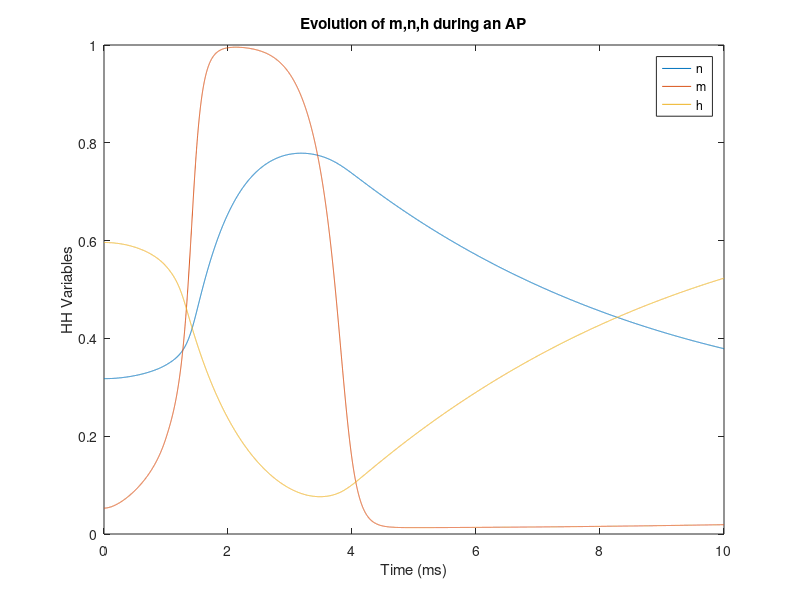
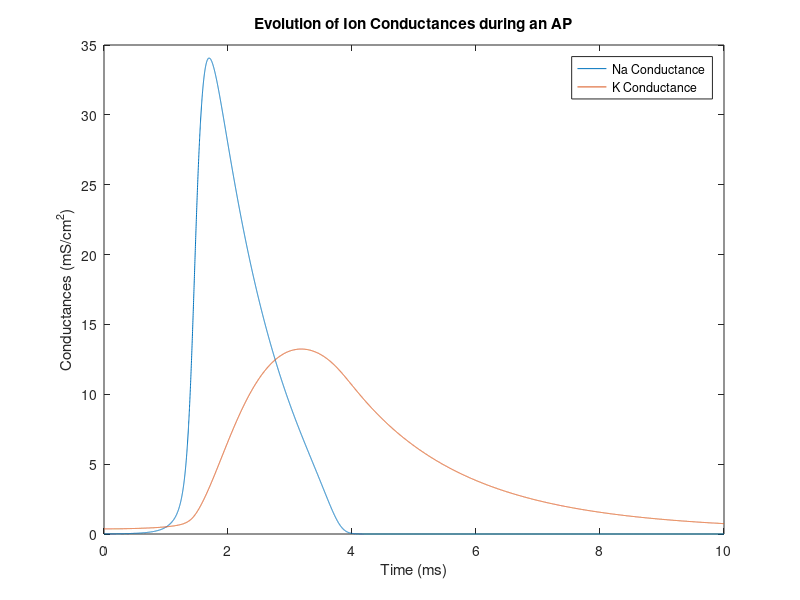
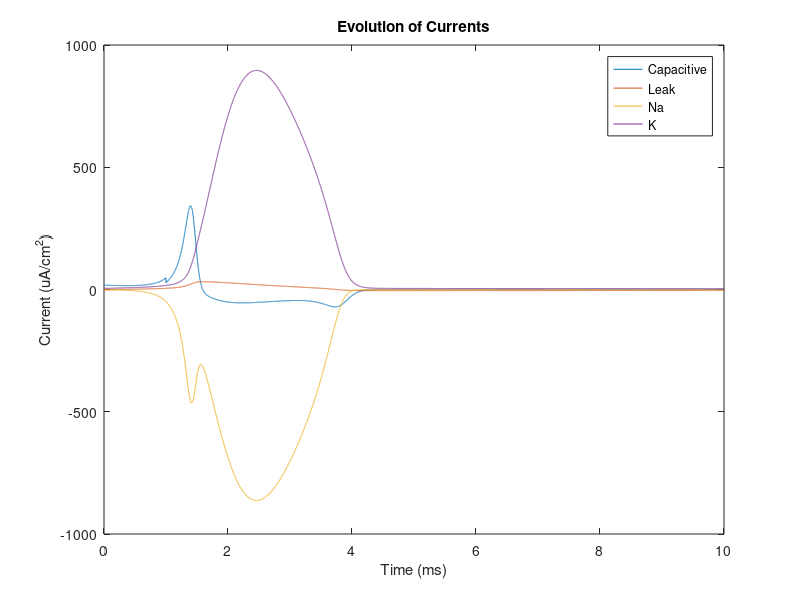
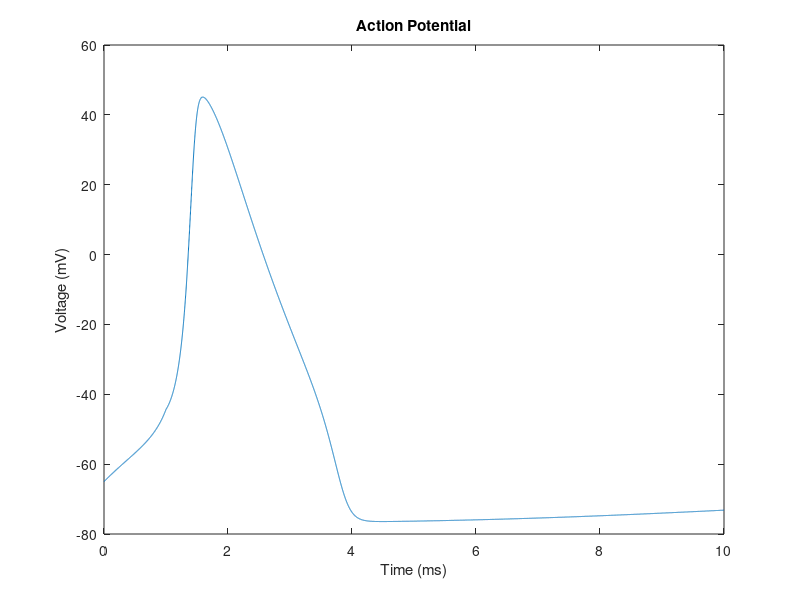

Here is the MATLAB script that generated these plots, in order: (Note: this script raises an error after producing the figures.)
%BNChomework1
%% Problem1

%Define Constants
gK = 36;
gNa = 120;
LrV = -61;
KrV = -77;
NarV = 55;
gL = 0.3;
C = 1;

%Set Initial V
V = -65;

%For a given V calculate alphas and betas
alphaN = (0.01*(-65-V+10))/((exp((-65-V+10)/10))-1);
betaN = 0.125*exp((-65-V)/80);
alphaM = 0.1*(-65-V+25)/((exp((-65-V+25)/10))-1);
betaM = 4*exp((-65-V)/18);
alphaH = 0.07*exp((-65-V)/20);
betaH = 1/((exp(((-65-V)+30)/10))+1);

%Set other Initial Conditions
n = alphaN/(alphaN+betaN);
m = alphaM/(alphaM+betaM);
h = alphaH/(alphaH+betaH);

%Set iterations
nvec = zeros(10000,1);
mvec = zeros(10000,1);
hvec = zeros(10000,1);
Vvec = zeros(10000,1);
Ivec = zeros(10000,1);
aNvec = zeros(10000,1);
bNvec = zeros(10000,1);
aMvec = zeros(10000,1);
bMvec = zeros(10000,1);
aHvec = zeros(10000,1);
bHvec = zeros(10000,1);

I_cap = zeros(10000,1);
I_K = zeros(10000,1);
I_Na = zeros(10000,1);
I_leak = zeros(10000,1);

nvec(1) = n;
mvec(1) = m;
hvec(1) = h;
Vvec(1) = V;
Ivec(1:1000) = 20; %Set injective current on for 1ms
aNvec(1) = alphaN;
bNvec(1) = betaN;
aMvec(1) = alphaM;
bMvec(1) = betaM;
aHvec(1) = alphaH;
bHvec(1) = betaH;

for i = 2:10000
    Vvec(i) = Vvec(i-1) + 0.001*((Ivec(i-1) - (gK*(nvec(i-1)^4)*((Vvec(i-1))-KrV)) - (gNa*(mvec(i-1)^3)*hvec(i-1)*((Vvec(i-1))-NarV)) - (gL*((Vvec(i-1))-LrV)))/C);
    I_cap(i-1) = (Vvec(i)-Vvec(i-1))*C/0.001;
    I_K(i-1) = (gK*(nvec(i-1)^4)*((Vvec(i-1))-KrV));
    I_Na(i-1) = (gNa*(mvec(i-1)^3)*hvec(i-1)*((Vvec(i-1))-NarV));
    I_leak(i-1) = (gL*((Vvec(i-1))-LrV))/C;
    
    %Now I need to update my rate constants. 
    aNvec(i) = (0.01*((-65-Vvec(i))+10))/((exp(((-65-Vvec(i))+10)/10))-1);
    bNvec(i) = 0.125*exp((-65-Vvec(i))/80);
    aMvec(i) = 0.1*((-65-Vvec(i)+25)/((exp((-65-Vvec(i)+25)/10))-1));
    bMvec(i) = 4*exp((-65-Vvec(i))/18);
    aHvec(i) = 0.07*exp((-65-Vvec(i))/20);
    bHvec(i) = 1/((exp(((-65-Vvec(i))+30)/10))+1);
    
    %Calculate new activation values
    nvec(i) = nvec(i-1) + 0.001*((aNvec(i)*(1-nvec(i-1)))-(bNvec(i)*nvec(i-1)));
    mvec(i) = mvec(i-1) + 0.001*((aMvec(i)*(1-mvec(i-1)))-(bMvec(i)*mvec(i-1)));
    hvec(i) = hvec(i-1) + 0.001*((aHvec(i)*(1-hvec(i-1)))-(bHvec(i)*hvec(i-1)));
        
end

%Part(i)
t = linspace(0,10,10000);
figure;
plot(t,nvec,t,mvec,t,hvec)
legend({'n','m','h'})
title('Evolution of m,n,h during an AP')
xlabel('Time (ms)')
ylabel('HH Variables')

%part(ii)
Cond_K = gK*nvec.^4;
Cond_Na = gNa*hvec.*mvec.^3;
figure;
plot(t, Cond_Na, t, Cond_K)
legend({'Na Conductance','K Conductance'})
xlabel('Time (ms)')
ylabel('Conductances (mS/cm^2)')
title('Evolution of Ion Conductances during an AP')

%part(iii)
figure;
plot(t, I_cap, t, I_leak, t, I_Na, t, I_K)
title('Evolution of Currents')
legend({'Capacitive', 'Leak', 'Na', 'K'})
xlabel('Time (ms)')
ylabel('Current (uA/cm^2)')

%part(iv)
figure;
plot(t, Vvec)
title('Action Potential')
xlabel('Time (ms)')
ylabel('Voltage (mV)')



%% Q1 Part (v)

%Aim here is to fit aNvec with a quadratic equation, and replace it in the
%above code to check model

%Note, fitting over [-100,0] was key. This didn't work over [-100,100] and
%when Vset was -65-Vset
Vset = linspace(-100, 0, 100);
aNset = (0.01*(Vset+10))./((exp((Vset+10)/10))-1);
coeff = polyfit(Vset, aNset, 2);
aNquad = coeff(1)*Vset.^2 + coeff(2)*Vset + coeff(3);

%Compare Fit
figure;
plot(Vset, aNset, Vset, aNquad)
legend({'Exp Fit', 'Quad Fit'})
title('Comparison of Exponential vs Quadratic Fit')
xlabel('V (mV)')
ylabel('aN Values')

%Redo HH model with new equation
%Define Constants
gK = 36;
gNa = 120;
LrV = -61;
KrV = -77;
NarV = 55;
gL = 0.3;
C = 1;

%Set Initial V
V = -65;

%For a given V calculate alphas and betas
alphaN = coeff(1)*(-65-V)^2 + coeff(2)*(-65-V) + coeff(3);
%Silencing old exponential intiation
%alphaN = (0.01*(-65-V+10))/((exp((-65-V+10)/10))-1);
betaN = 0.125*exp((-65-V)/80);
alphaM = 0.1*(-65-V+25)/((exp((-65-V+25)/10))-1);
betaM = 4*exp((-65-V)/18);
alphaH = 0.07*exp((-65-V)/20);
betaH = 1/((exp(((-65-V)+30)/10))+1);

%Set other Initial Conditions
n = alphaN/(alphaN+betaN);
m = alphaM/(alphaM+betaM);
h = alphaH/(alphaH+betaH);

%Set iterations
nvec = zeros(10000,1);
mvec = zeros(10000,1);
hvec = zeros(10000,1);
Vvec = zeros(10000,1);
Ivec = zeros(10000,1);
aNvec = zeros(10000,1);
bNvec = zeros(10000,1);
aMvec = zeros(10000,1);
bMvec = zeros(10000,1);
aHvec = zeros(10000,1);
bHvec = zeros(10000,1);

I_cap = zeros(10000,1);
I_K = zeros(10000,1);
I_Na = zeros(10000,1);
I_leak = zeros(10000,1);

nvec(1) = n;
mvec(1) = m;
hvec(1) = h;
Vvec(1) = V;
Ivec(1:1000) = 20; %Set injective current on for 1ms
aNvec(1) = alphaN;
bNvec(1) = betaN;
aMvec(1) = alphaM;
bMvec(1) = betaM;
aHvec(1) = alphaH;
bHvec(1) = betaH;

for i = 2:10000
    Vvec(i) = Vvec(i-1) + 0.001*((Ivec(i-1) - (gK*(nvec(i-1)^4)*((Vvec(i-1))-KrV)) - (gNa*(mvec(i-1)^3)*hvec(i-1)*((Vvec(i-1))-NarV)) - (gL*((Vvec(i-1))-LrV)))/C);
    I_cap(i-1) = (Vvec(i)-Vvec(i-1))*C/0.001;
    I_K(i-1) = (gK*(nvec(i-1)^4)*((Vvec(i-1))-KrV));
    I_Na(i-1) = (gNa*(mvec(i-1)^3)*hvec(i-1)*((Vvec(i-1))-NarV));
    I_leak(i-1) = (gL*((Vvec(i-1))-LrV))/C;
    
    %Now I need to update my rate constants. 
    aNvec(i) = coeff(1)*(-65-Vvec(i))^2 + coeff(2)*(-65-Vvec(i)) + coeff(3);
    %Silencing old exponential fit
    %aNvec(i) = (0.01*((-65-Vvec(i))+10))/((exp(((-65-Vvec(i))+10)/10))-1);
    bNvec(i) = 0.125*exp((-65-Vvec(i))/80);
    aMvec(i) = 0.1*((-65-Vvec(i)+25)/((exp((-65-Vvec(i)+25)/10))-1));
    bMvec(i) = 4*exp((-65-Vvec(i))/18);
    aHvec(i) = 0.07*exp((-65-Vvec(i))/20);
    bHvec(i) = 1/((exp(((-65-Vvec(i))+30)/10))+1);
    
    %Calculate new activation values
    nvec(i) = nvec(i-1) + 0.001*((aNvec(i)*(1-nvec(i-1)))-(bNvec(i)*nvec(i-1)));
    mvec(i) = mvec(i-1) + 0.001*((aMvec(i)*(1-mvec(i-1)))-(bMvec(i)*mvec(i-1)));
    hvec(i) = hvec(i-1) + 0.001*((aHvec(i)*(1-hvec(i-1)))-(bHvec(i)*hvec(i-1)));
        
end

%Part(i)
t = linspace(0,10,10000);
figure;
plot(t,nvec,t,mvec,t,hvec)
legend({'n','m','h'})
title('Evolution of m,n,h during an AP')
xlabel('Time (ms)')
ylabel('HH Variables')

%part(ii)
Cond_K = gK*nvec.^4;
Cond_Na = gNa*hvec.*mvec.^3;
figure;
plot(t, Cond_Na, t, Cond_K)
legend({'Na Conductance','K Conductance'})
xlabel('Time (ms)')
ylabel('Conductances (mS/cm^2)')
title('Evolution of Ion Conductances during an AP')

%part(iii)
figure;
plot(t, I_cap, t, I_leak, t, I_Na, t, I_K)
title('Evolution of Currents')
legend({'Capacitive', 'Leak', 'Na', 'K'})
xlabel('Time (ms)')
ylabel('Current (uA/cm^2)')

%part(iv)
figure;
plot(t, Vvec)
title('Action Potential')
xlabel('Time (ms)')
ylabel('Voltage (mV)')

%% Problem1b

%Aim here is to implement the reduced HH model, which will involve fewer
%DEs

%Define Constants
gK = 36;
gNa = 120;
LrV = -61;
KrV = -77;
NarV = 55;
gL = 0.3;
C = 1;

%Set Initial V
V = -65;

%%For a given V calculate alphas and betas
alphaN = (0.01*(-65-V+10))/((exp((-65-V+10)/10))-1);
betaN = 0.125*exp((-65-V)/80);
alphaM = 0.1*(-65-V+25)/((exp((-65-V+25)/10))-1);
betaM = 4*exp((-65-V)/18);

%Set other Initial Conditions
n = alphaN/(alphaN+betaN);
m = alphaM/(alphaM+betaM);

%Set iterations
nvec = zeros(10000,1);
mvec = zeros(10000,1);
Vvec = zeros(10000,1);
Ivec = zeros(10000,1);
aNvec = zeros(10000,1);
bNvec = zeros(10000,1);
aMvec = zeros(10000,1);
bMvec = zeros(10000,1);

I_cap = zeros(10000,1);
I_K = zeros(10000,1);
I_Na = zeros(10000,1);
I_leak = zeros(10000,1);

nvec(1) = n;
mvec(1) = m;
Vvec(1) = V;
Ivec(1:1000) = 20; %Set injective current on for 1ms
aNvec(1) = alphaN;
bNvec(1) = betaN;
aMvec(1) = alphaM;
bMvec(1) = betaM;

for i = 2:10000
    Vvec(i) = Vvec(i-1) + 0.001*((Ivec(i-1) - (gK*(nvec(i-1)^4)*((Vvec(i-1))-KrV)) - (gNa*(mvec(i-1)^3)*(0.89-(1.1*nvec(i-1)))*((Vvec(i-1))-NarV)) - (gL*((Vvec(i-1))-LrV)))/C);
    I_cap(i-1) = (Vvec(i)-Vvec(i-1))*C/0.001;
    I_K(i-1) = (gK*(nvec(i-1)^4)*((Vvec(i-1))-KrV));
    I_Na(i-1) = (gNa*(mvec(i-1)^3)*(0.89-(1.1*nvec(i-1)))*((Vvec(i-1))-NarV));
    I_leak(i-1) = (gL*((Vvec(i-1))-LrV))/C;
    
    %Now I need to update my rate constants. 
    aNvec(i) = (0.01*((-65-Vvec(i))+10))/((exp(((-65-Vvec(i))+10)/10))-1);
    bNvec(i) = 0.125*exp((-65-Vvec(i))/80);
    aMvec(i) = 0.1*((-65-Vvec(i)+25)/((exp((-65-Vvec(i)+25)/10))-1));
    bMvec(i) = 4*exp((-65-Vvec(i))/18);
    
    %Calculate new activation values
    nvec(i) = nvec(i-1) + 0.001*((aNvec(i)*(1-nvec(i-1)))-(bNvec(i)*nvec(i-1)));
    mvec(i) = aMvec(i)/(aMvec(i)+bMvec(i));    
end

t = linspace(0,10,10000);
figure;
plot(t,nvec,t,mvec)
legend({'n','m'})
title('Evolution of m,n during an AP')
xlabel('Time (ms)')
ylabel('HH Variables')

Cond_K = gK*nvec.^4;
Cond_Na = gNa*(0.89-(1.1*nvec(i-1))).*mvec.^3;
figure;
plot(t, Cond_Na, t, Cond_K)
legend({'Na Conductance','K Conductance'})
xlabel('Time (ms)')
ylabel('Conductances (mS/cm^2)')
title('Evolution of Ion Conductances during an AP')

figure;
plot(t, I_cap, t, I_leak, t, I_Na, t, I_K)
title('Evolution of Currents')
legend({'Capacitive', 'Leak', 'Na', 'K'})
xlabel('Time (ms)')
ylabel('Current (uA/cm^2)')

figure;
plot(t, Vvec)
title('Action Potential')
xlabel('Time (ms)')
ylabel('Voltage (mV)')


%% Problem2
%Define Constants
R = 10; %MOhm
C = 1; %nF
V_thr = 5; %mV
V_spk = 70; %mV
dt = 1; %ms

Vvec = zeros(100,1);
Ivec = zeros(100,1);
Ivec(11:60) = 1;
Vvec(1) = 0;

%need this for loop to increase Vvec according to DE when Vvec < 5, and
%spike when reached. Then set Vvec(i+1) = 0 and have the loop
%continue
for i = 2:100
    if Vvec(i-1) == 70
        Vvec(i) = 0;
    elseif Vvec(i-1)>= 5
        Vvec(i) = 70;
    else
    Vvec(i) = Vvec(i-1) + ((Ivec(i-1) - (Vvec(i-1)/R))/C);
    end
end

figure;
plot(Vvec)
xlabel('Time (ms)')
ylabel('Voltage (mV)')
title('IAF Neuron')

%Setting injection current to be a sine function from 10 to 60ms

tsinevec1 = linspace(0, 1, 1000);
Isinevec1 = sin(2*pi*tsinevec1); %1Hz frequency
Isinevec2 = sin(4*pi*tsinevec1); %2Hz frequency
Isinevec3 = sin(10*pi*tsinevec1); %5Hz frequency
Isinevec4 = sin(20*pi*tsinevec1); %10Hz frequency
Isinevec5 = sin(40*pi*tsinevec1); %20Hz frequency
Isinevec6 = sin(100*pi*tsinevec1); %50Hz frequency
Isinevec7 = sin(200*pi*tsinevec1); %100Hz frequency

Vvecsine1 = zeros(1000,0);
Vvecsine2 = zeros(1000,0);
Vvecsine3 = zeros(1000,0);
Vvecsine4 = zeros(1000,0);
Vvecsine5 = zeros(1000,0);
Vvecsine6 = zeros(1000,0);
Vvecsine7 = zeros(1000,0);

Vvecsine1(1) = 0;
Vvecsine2(1) = 0;
Vvecsine3(1) = 0;
Vvecsine4(1) = 0;
Vvecsine5(1) = 0;
Vvecsine6(1) = 0;
Vvecsine7(1) = 0;

%Create 7 counters to keep track of number of spikes
spikecount = zeros(7,1);

%Repeat above I&F loop for various frequencies
for j = 2:1000
    if Vvecsine1(j-1) == 70
        Vvecsine1(j) = 0;
        spikecount(1) = spikecount(1) + 1;
    elseif Vvecsine1(j-1)>= 5
        Vvecsine1(j) = 70;
    else
    Vvecsine1(j) = Vvecsine1(j-1) + ((Isinevec1(j-1) - (Vvecsine1(j-1)/R))/C);
    end
end

for j = 2:1000
    if Vvecsine2(j-1) == 70
        Vvecsine2(j) = 0;
        spikecount(2) = spikecount(2) + 1;
    elseif Vvecsine2(j-1)>= 5
        Vvecsine2(j) = 70;
    else
    Vvecsine2(j) = Vvecsine2(j-1) + ((Isinevec2(j-1) - (Vvecsine2(j-1)/R))/C);
    end
end

for j = 2:1000
    if Vvecsine3(j-1) == 70
        Vvecsine3(j) = 0;
        spikecount(3) = spikecount(3) + 1;
    elseif Vvecsine3(j-1)>= 5
        Vvecsine3(j) = 70;
        
    else
    Vvecsine3(j) = Vvecsine3(j-1) + ((Isinevec3(j-1) - (Vvecsine3(j-1)/R))/C);
    end
end

for j = 2:1000
    if Vvecsine4(j-1) == 70
        Vvecsine4(j) = 0;
        spikecount(4) = spikecount(4) + 1;
    elseif Vvecsine4(j-1)>= 5
        Vvecsine4(j) = 70;
        
    else
    Vvecsine4(j) = Vvecsine4(j-1) + ((Isinevec4(j-1) - (Vvecsine4(j-1)/R))/C);
    end
end

for j = 2:1000
    if Vvecsine5(j-1) == 70
        Vvecsine5(j) = 0;
        spikecount(5) = spikecount(5) + 1;
    elseif Vvecsine5(j-1)>= 5
        Vvecsine5(j) = 70;
        
    else
    Vvecsine5(j) = Vvecsine5(j-1) + ((Isinevec5(j-1) - (Vvecsine5(j-1)/R))/C);
    end
end

for j = 2:1000
    if Vvecsine6(j-1) == 70
        Vvecsine6(j) = 0;
        spikecount(6) = spikecount(6) + 1;
    elseif Vvecsine6(j-1)>= 5
        Vvecsine6(j) = 70;
        
    else
    Vvecsine6(j) = Vvecsine6(j-1) + ((Isinevec6(j-1) - (Vvecsine6(j-1)/R))/C);
    end
end

for j = 2:1000
    if Vvecsine7(j-1) == 70
        Vvecsine7(j) = 0;
        spikecount(7) = spikecount(7) + 1;
    elseif Vvecsine7(j-1)>= 5
        Vvecsine7(j) = 70;
        
    else
    Vvecsine7(j) = Vvecsine7(j-1) + ((Isinevec7(j-1) - (Vvecsine7(j-1)/R))/C);
    end
end

figure;
x_spike = [1,2,5,10,20,50,100];
plot(x_spike, spikecount);

figure;
plot(tsinevec1, Vvecsine1)
xlabel('Time (ms)')
title('1 Hz IAF Response')
yyaxis left
ylabel('Voltage (mV)')
hold on
yyaxis right
ylabel('Current (nA)')
plot(tsinevec1, Isinevec1)
hold off

figure;
plot(tsinevec1, Vvecsine2)
xlabel('Time (ms)')
title('2 Hz IAF Response')
yyaxis left
ylabel('Voltage (mV)')
hold on
yyaxis right
ylabel('Current (nA)')
plot(tsinevec1, Isinevec2)
hold off

figure;
plot(tsinevec1, Vvecsine3)
xlabel('Time (ms)')
title('5 Hz IAF Response')
yyaxis left
ylabel('Voltage (mV)')
hold on
yyaxis right
ylabel('Current (nA)')
plot(tsinevec1, Isinevec3)
hold off

figure;
plot(tsinevec1, Vvecsine4)
xlabel('Time (ms)')
title('10 Hz IAF Response')
yyaxis left
ylabel('Voltage (mV)')
hold on
yyaxis right
ylabel('Current (nA)')
plot(tsinevec1, Isinevec4)
hold off

figure;
plot(tsinevec1, Vvecsine5)
xlabel('Time (ms)')
title('20 Hz IAF Response')
yyaxis left
ylabel('Voltage (mV)')
hold on
yyaxis right
ylabel('Current (nA)')
plot(tsinevec1, Isinevec5)
hold off

figure;
plot(tsinevec1, Vvecsine6)
xlabel('Time (ms)')
title('50 Hz IAF Response')
yyaxis left
ylabel('Voltage (mV)')
hold on
yyaxis right
ylabel('Current (nA)')
plot(tsinevec1, Isinevec6)
hold off

figure;
plot(tsinevec1, Vvecsine7)
xlabel('Time (ms)')
title('100 Hz IAF Response')
yyaxis left
ylabel('Voltage (mV)')
hold on
yyaxis right
ylabel('Current (nA)')
plot(tsinevec1, Isinevec7)
hold off

%% Problem2b

%Initializing constants and vectors
vvec_2b = zeros(1000,1);
ivec_2b = zeros(1000,1);
uvec_2b = zeros(1000,1);
a = 0.02;
b = 0.2;
c = -65;
d = 8;
vvec_2b(1) = -65;
uvec_2b(1) = b*vvec_2b(1);

%Set I impulse
ivec_2b(11:60) = 10; %From the paper

%Running Model, with dt=1 so not in equation
for i = 2:1000
    if vvec_2b(i-1) >= 30
        vvec_2b(i) = c;
        uvec_2b(i) = uvec_2b(i-1) + d;
    else
    vvec_2b(i) = vvec_2b(i-1) + 0.04*(vvec_2b(i-1)^2) + 5*vvec_2b(i-1) + 140 - uvec_2b(i-1) + ivec_2b(i-1);
    uvec_2b(i) = uvec_2b(i-1) + a*(b*vvec_2b(i-1) - uvec_2b(i-1));
        if vvec_2b(i) > 30
        vvec_2b(i) = 30;
        end
    end
end

tvec_2b = 1:100;
figure;
plot(tvec_2b, vvec_2b(1:100), tvec_2b, uvec_2b(1:100))
xlabel('Time (ms)')
title('Voltage vs Time with New Neuron Model')
ylabel('Voltage (mV)')
legend('V(t)','U(t)')

%Repeat Above with sine input of various frequencies
%Setting injection current to be a sine function through the entire 1s

tsinevec1 = linspace(0, 1, 1000);
Isinevec1 = 10*sin(2*pi*tsinevec1); %1Hz frequency
Isinevec2 = 10*sin(4*pi*tsinevec1); %2Hz frequency
Isinevec3 = 10*sin(10*pi*tsinevec1); %5Hz frequency
Isinevec4 = 10*sin(20*pi*tsinevec1); %10Hz frequency
Isinevec5 = 10*sin(40*pi*tsinevec1); %20Hz frequency
Isinevec6 = 10*sin(100*pi*tsinevec1); %50Hz frequency
Isinevec7 = 10*sin(200*pi*tsinevec1); %100Hz frequency

Vvecsine1 = zeros(1000,0);
Vvecsine2 = zeros(1000,0);
Vvecsine3 = zeros(1000,0);
Vvecsine4 = zeros(1000,0);
Vvecsine5 = zeros(1000,0);
Vvecsine6 = zeros(1000,0);
Vvecsine7 = zeros(1000,0);

Vvecsine1(1) = -65;
Vvecsine2(1) = -65;
Vvecsine3(1) = -65;
Vvecsine4(1) = -65;
Vvecsine5(1) = -65;
Vvecsine6(1) = -65;
Vvecsine7(1) = -65;

Uvecsine1 = zeros(1000,0);
Uvecsine2 = zeros(1000,0);
Uvecsine3 = zeros(1000,0);
Uvecsine4 = zeros(1000,0);
Uvecsine5 = zeros(1000,0);
Uvecsine6 = zeros(1000,0);
Uvecsine7 = zeros(1000,0);

Uvecsine1(1) = -65*b;
Uvecsine2(1) = -65*b;
Uvecsine3(1) = -65*b;
Uvecsine4(1) = -65*b;
Uvecsine5(1) = -65*b;
Uvecsine6(1) = -65*b;
Uvecsine7(1) = -65*b;

%Create 7 counters to keep track of number of spikes
spikecount = zeros(7,1);

for i = 2:1000
    if Vvecsine1(i-1) >= 30
        Vvecsine1(i) = c;
        Uvecsine1(i) = Uvecsine1(i-1) + d;
        spikecount(1) = spikecount(1) + 1;
    else
    Vvecsine1(i) = Vvecsine1(i-1) + 0.04*(Vvecsine1(i-1)^2) + 5*Vvecsine1(i-1) + 140 - Uvecsine1(i-1) + Isinevec1(i-1);
    Uvecsine1(i) = Uvecsine1(i-1) + a*(b*Vvecsine1(i-1) - Uvecsine1(i-1));
        if Vvecsine1(i) > 30
        Vvecsine1(i) = 30;
        end
    end
end

for i = 2:1000
    if Vvecsine2(i-1) >= 30
        Vvecsine2(i) = c;
        Uvecsine2(i) = Uvecsine2(i-1) + d;
        spikecount(2) = spikecount(2) + 1;
    else
    Vvecsine2(i) = Vvecsine2(i-1) + 0.04*(Vvecsine2(i-1)^2) + 5*Vvecsine2(i-1) + 140 - Uvecsine2(i-1) + Isinevec2(i-1);
    Uvecsine2(i) = Uvecsine2(i-1) + a*(b*Vvecsine2(i-1) - Uvecsine2(i-1));
        if Vvecsine2(i) > 30
        Vvecsine2(i) = 30;
        end
    end
end

for i = 2:1000
    if Vvecsine3(i-1) >= 30
        Vvecsine3(i) = c;
        Uvecsine3(i) = Uvecsine3(i-1) + d;
        spikecount(3) = spikecount(3) + 1;
    else
    Vvecsine3(i) = Vvecsine3(i-1) + 0.04*(Vvecsine3(i-1)^2) + 5*Vvecsine3(i-1) + 140 - Uvecsine3(i-1) + Isinevec3(i-1);
    Uvecsine3(i) = Uvecsine3(i-1) + a*(b*Vvecsine3(i-1) - Uvecsine3(i-1));
        if Vvecsine3(i) > 30
        Vvecsine3(i) = 30;
        end
    end
end

for i = 2:1000
    if Vvecsine4(i-1) >= 30
        Vvecsine4(i) = c;
        Uvecsine4(i) = Uvecsine4(i-1) + d;
        spikecount(4) = spikecount(4) + 1;
    else
    Vvecsine4(i) = Vvecsine4(i-1) + 0.04*(Vvecsine4(i-1)^2) + 5*Vvecsine4(i-1) + 140 - Uvecsine4(i-1) + Isinevec4(i-1);
    Uvecsine4(i) = Uvecsine4(i-1) + a*(b*Vvecsine4(i-1) - Uvecsine4(i-1));
        if Vvecsine4(i) > 30
        Vvecsine4(i) = 30;
        end
    end
end

for i = 2:1000
    if Vvecsine5(i-1) >= 30
        Vvecsine5(i) = c;
        Uvecsine5(i) = Uvecsine5(i-1) + d;
        spikecount(5) = spikecount(5) + 1;
    else
    Vvecsine5(i) = Vvecsine5(i-1) + 0.04*(Vvecsine5(i-1)^2) + 5*Vvecsine5(i-1) + 140 - Uvecsine5(i-1) + Isinevec5(i-1);
    Uvecsine5(i) = Uvecsine5(i-1) + a*(b*Vvecsine5(i-1) - Uvecsine5(i-1));
        if Vvecsine5(i) > 30
        Vvecsine5(i) = 30;
        end
    end
end

for i = 2:1000
    if Vvecsine6(i-1) >= 30
        Vvecsine6(i) = c;
        Uvecsine6(i) = Uvecsine6(i-1) + d;
        spikecount(6) = spikecount(6) + 1;
    else
    Vvecsine6(i) = Vvecsine6(i-1) + 0.04*(Vvecsine6(i-1)^2) + 5*Vvecsine6(i-1) + 140 - Uvecsine6(i-1) + Isinevec6(i-1);
    Uvecsine6(i) = Uvecsine6(i-1) + a*(b*Vvecsine6(i-1) - Uvecsine6(i-1));
        if Vvecsine6(i) > 30
        Vvecsine6(i) = 30;
        end
    end
end

for i = 2:1000
    if Vvecsine7(i-1) >= 30
        Vvecsine7(i) = c;
        Uvecsine7(i) = Uvecsine7(i-1) + d;
        spikecount(7) = spikecount(7) + 1;
    else
    Vvecsine7(i) = Vvecsine7(i-1) + 0.04*(Vvecsine7(i-1)^2) + 5*Vvecsine7(i-1) + 140 - Uvecsine7(i-1) + Isinevec7(i-1);
    Uvecsine7(i) = Uvecsine7(i-1) + a*(b*Vvecsine7(i-1) - Uvecsine7(i-1));
        if Vvecsine7(i) > 30
        Vvecsine7(i) = 30;
        end
    end
end

frq = [1, 2, 5, 10, 20, 50, 100];
figure;
plot(frq, spikecount)

figure;
plot(tsinevec1, Vvecsine1, tsinevec1, Uvecsine1)
xlabel('Time (ms)')
title('1 Hz Response')
yyaxis left
ylabel('Voltage (mV)')
hold on
yyaxis right
ylabel('Current (nA)')
plot(tsinevec1, Isinevec1, '--')
legend('V','U','I')
hold off

figure;
plot(tsinevec1, Vvecsine2, tsinevec1, Uvecsine2)
xlabel('Time (ms)')
title('2 Hz Response')
yyaxis left
ylabel('Voltage (mV)')
hold on
yyaxis right
ylabel('Current (nA)')
plot(tsinevec1, Isinevec2, '--')
legend('V','U','I')
hold off

figure;
plot(tsinevec1, Vvecsine3, tsinevec1, Uvecsine3)
xlabel('Time (ms)')
title('5 Hz Response')
yyaxis left
ylabel('Voltage (mV)')
hold on
yyaxis right
ylabel('Current (nA)')
plot(tsinevec1, Isinevec3, '--')
legend('V','U','I')
hold off

figure;
plot(tsinevec1, Vvecsine4, tsinevec1, Uvecsine4)
xlabel('Time (ms)')
title('10 Hz Response')
yyaxis left
ylabel('Voltage (mV)')
hold on
yyaxis right
ylabel('Current (nA)')
plot(tsinevec1, Isinevec4, '--')
legend('V','U','I')
hold off

figure;
plot(tsinevec1, Vvecsine5, tsinevec1, Uvecsine5)
xlabel('Time (ms)')
title('20 Hz Response')
yyaxis left
ylabel('Voltage (mV)')
hold on
yyaxis right
ylabel('Current (nA)')
plot(tsinevec1, Isinevec5, '--')
legend('V','U','I')
hold off

figure;
plot(tsinevec1, Vvecsine6, tsinevec1, Uvecsine6)
xlabel('Time (ms)')
title('50 Hz Response')
yyaxis left
ylabel('Voltage (mV)')
hold on
yyaxis right
ylabel('Current (nA)')
plot(tsinevec1, Isinevec6, '--')
legend('V','U','I')
hold off

figure;
plot(tsinevec1, Vvecsine7, tsinevec1, Uvecsine7)
xlabel('Time (ms)')
title('100 Hz Response')
yyaxis left
ylabel('Voltage (mV)')
hold on
yyaxis right
ylabel('Current (nA)')
plot(tsinevec1, Isinevec7, '--')
legend('V','U','I')
hold off

%% Problem2c

%Setting Constants
C = 1;
R = 10;
V_rest = 0;
V_spk = 70;
tau_thresh = 50;
E_inh = -15;
E_syn= -15;
tau_syn = 15;
g_peak = 0.1;
T_max = 1500;
dT = 1;

%Initializing Vectors
V_n1 = zeros(1500,1);
V_n1(1) = E_inh;
V_n2 = zeros(1500,1);
V_n2(1) = E_inh;
U_n1 = zeros(1500,1);
U_n2 = zeros(1500,1);
theta_n1 = zeros(1500,1);
theta_n2 = zeros(1500,1);
z_n1 = zeros(1500,1);
z_n2 = zeros(1500,1);
g_n1 = zeros(1500,1);
g_n2 = zeros(1500,1);

I_inject1 = 1.1;
I_inject2 = 0.9;

%Set initial vector values

%Code for Neuron 1 w/ 
for i = 2:1500
    
if V_n1(i-1) == V_spk
    V_n1(i) = E_inh;
    U_n2(i) = 1; %Sets u(t)'s presynaptic activity to 1 if this neuron fires
elseif V_n1(i-1) >=  theta_n1(i-1)
    V_n1(i) = V_spk;
else
    %Update Equations
    V_n1(i) = V_n1(i-1) + (1/C)*((-V_n1(i-1)/R) - g_n1(i-1)*(V_n1(i-1)-E_syn) + I_inject1); %What is g?  
    theta_n1(i) = theta_n1(i-1) + ((-theta_n1(i-1) + V_n1(i-1))/tau_thresh);
    z_n1(i) = z_n1(i-1) + (-z_n1(i-1)/tau_syn) + ((g_peak*exp(1))/tau_syn)*U_n1(i-1); 
    g_n1(i) = g_n1(i-1) + (-g_n1(i-1)/tau_syn) + z_n1(i-1);
end
    
if V_n2(i-1) == V_spk
    V_n2(i) = E_inh;
    U_n1(i) = 1;
elseif V_n2(i-1) >= theta_n2(i-1)
    V_n2(i) = V_spk;
else   
    %Update Equations   
    V_n2(i) = V_n2(i-1) + (1/C)*((-V_n2(i-1)/R) - g_n2(i-1)*(V_n2(i-1)-E_syn) + I_inject2); %What is g? What is I_inject?
    theta_n2(i) = theta_n2(i-1) + ((-theta_n2(i-1) + V_n2(i-1))/tau_thresh);
    z_n2(i) = z_n2(i-1) + (-z_n2(i-1)/tau_syn) + ((g_peak*exp(1))/tau_syn)*U_n2(i-1); %What is U
    g_n2(i) = g_n2(i-1) + (-g_n2(i-1)/tau_syn) + z_n2(i-1);
end

end

%% Problem3

R_inp = dlmread('spikes.txt');
S_inp = dlmread('Stimulus.txt');
S_mat = zeros(180,20);

%Creates a mask from 0-20000ms with each 1 representing stimulus presence
%in that 100ms bin
mask_mat = zeros(200,1);
for i = 1:23
   val_low = S_inp(i,1);
   val_high = S_inp(i,2);
   R_L = floor(val_low/100);
   R_H = floor(val_high/100);
   mask_mat((R_L)+1) = 1;
   mask_mat((R_H)+1) = 1;
end

%Creates the stimulus matrix with 2s rows in 100ms bins (so 20 columns)
for j = 1:180
    S_mat(j,:) = mask_mat(j:j+19);
end

%Breaks up R_inp from 'spikes.txt' into 20s  time bins

timeset1 = R_inp<20; %Instead of find(R_inp<20) this creates 0s and 1s, with 1s where R_inp<20
ts1 = R_inp(timeset1); %Outputs vector with all of the above spike times
timeset2 = R_inp >= 20 & R_inp<40;
ts2 = R_inp(timeset2);
timeset3 = R_inp >= 40 & R_inp<60;
ts3 = R_inp(timeset3);
timeset4 = R_inp >= 60 & R_inp<80;
ts4 = R_inp(timeset4);
timeset5 = R_inp >= 80 & R_inp<100;
ts5 = R_inp(timeset5);

%Create actual response vectors with 1s and 0s based on 100ms bins

R_1 = zeros(200,1);
R_2 = zeros(200,1);
R_3 = zeros(200,1);
R_4 = zeros(200,1);
R_5 = zeros(200,1);

%Create the response vectors (200x1) where a 1 means a spike in that bin
for a = 1:length(ts1)
    temp_val1 = ts1(a);
    round_down = floor(temp_val1*10);
    R_1(round_down + 1) = 1;  
end

for b = 1:length(ts2)
    temp_val2 = ts2(b);
    round_down = floor((temp_val2-20)*10);
    R_2(round_down + 1) = 1;
end

for c = 1:length(ts3)
    temp_val = ts3(c);
    round_down = floor((temp_val-40)*10);
    R_3(round_down + 1) = 1;
end

for d = 1:length(ts4)
    temp_val = ts4(d);
    round_down = floor((temp_val-60)*10);
    R_4(round_down + 1) = 1;
end

for e = 1:length(ts5)
    temp_val = ts5(e);
    round_down = floor((temp_val-80)*10);
    R_5(round_down + 1) = 1;
end


    
    
   


    
    



